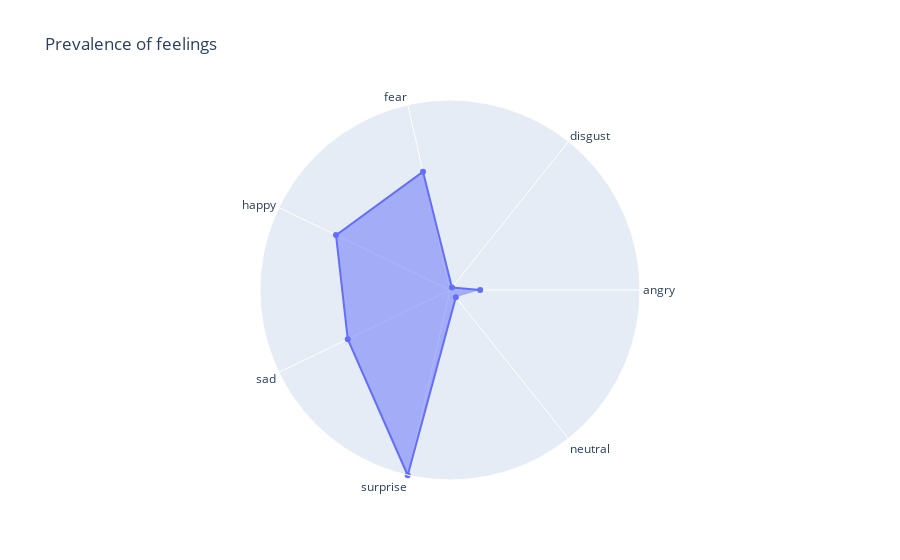

Notebook code cell kept with this figure:
### Code cell
categories = ["angry",
            "disgust",
            "fear",
            "happy",
            "sad",
            "surprise",
            "neutral"]
#values = [max_prob_df[max_prob_df['feeling'] == category]['frame'].nunique() for category in categories]

# Define the categories and values
#categories = feeling_counts.index
values = feeling_counts.values

# Create the radar chart
data = go.Scatterpolar(
    r = values,
    theta = categories,
    fill = 'toself',
    name = 'Prevalence of feelings'
)

# Set the layout for the chart
layout = go.Layout(
    polar = dict(
        radialaxis = dict(
            visible = False,
            range = [0, max(values)]
        )
    ),
    showlegend = False,
    title = 'Prevalence of feelings'
)

# Create the figure object and display the chart
fig = go.Figure(data=[data], layout=layout)
fig.show()

### Figure 1 — Plotly figure (JSON) as saved in the notebook; plotly's stock layout.template omitted (floating-point values rounded to 4 significant figures)
{"data": [{"fill": "toself", "name": "Prevalence of feelings", "r": [58, 6, 233, 243, 218, 365, 18], "theta": ["angry", "disgust", "fear", "happy", "sad", "surprise", "neutral"], "type": "scatterpolar"}], "layout": {"polar": {"radialaxis": {"range": [0, 365], "visible": false}}, "showlegend": false, "title": {"text": "Prevalence of feelings"}}}
